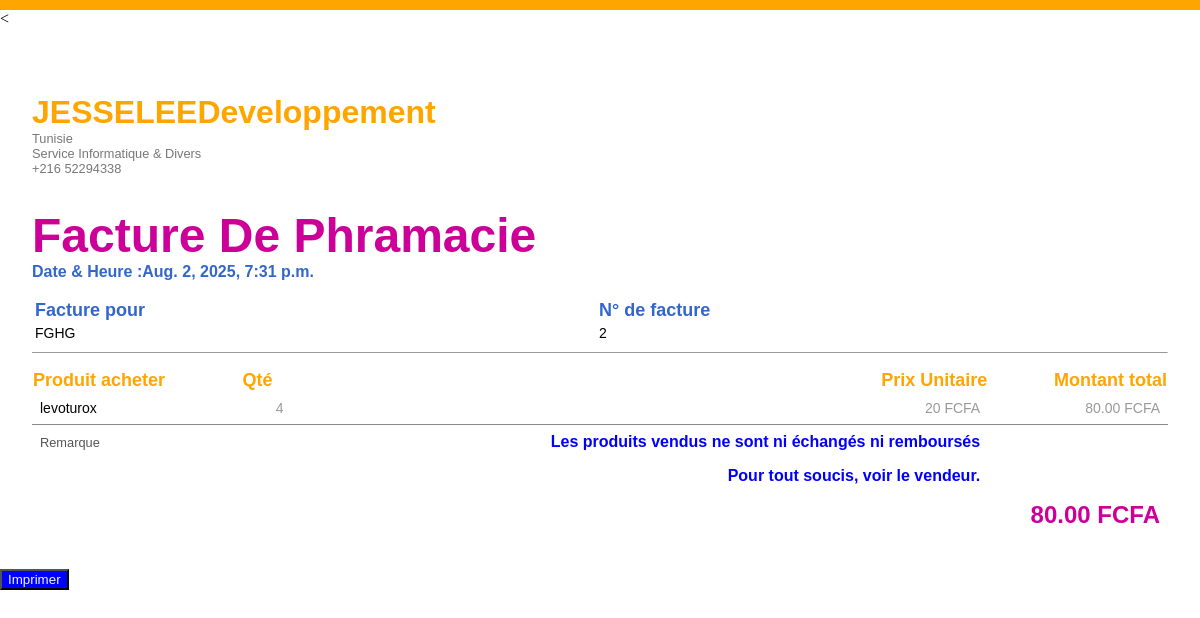
/produits/facture/2/ (signed in), run on the app's committed database.
### Produits/models.py (models this page shows, shortened)
class Vente(models.Model):
    produit = models.ForeignKey(Produit, on_delete=models.CASCADE, )
    quantite = models.PositiveBigIntegerField(default=0)
    date_vente = models.DateTimeField(auto_now_add=True)
    customer = models.CharField(max_length=100, blank=True, null=True)
    total_amount = models.DecimalField(max_digits=10, decimal_places=2, default=0.00)
    class Meta:
        ordering = ['date_vente']

class Produit(models.Model):
    name = models.CharField(max_length=100, unique=True)
    categorie = models.ForeignKey(categorie, on_delete=models.CASCADE, related_name='produits')
    price = models.IntegerField()
    quantite = models.PositiveBigIntegerField(default=0)
    description = models.TextField(blank=True, null=True)
    date_ajout = models.DateTimeField(auto_now_add=True)
    date_expiration = models.DateField(blank=True, null=True)
    image = models.ImageField(upload_to='media/', blank=True, null=True)
    class Meta:
        ordering = ['date_ajout']
    def __str__(self):
        return self.name

### Produits/views.py (the view)
# urls.py: path('facture/<int:sale_id>/', Facture, name='facture'),
@login_required(login_url='login')
def Facture(request, sale_id):
    vente = get_object_or_404(Vente, pk=sale_id)
    customer_name = vente.customer
    quantite = vente.quantite
    total_amount = vente.total_amount
    produit = vente.produit
    sale_date = vente.date_vente
    context = {
        'sale': vente,
        'customer': customer_name,
        'quantite': quantite,
        'total_amount': total_amount,
        'id': vente.id,
        'prix_unitaire': produit.price,
        'produit': produit,
        'sale_date': sale_date,
    }
    return render(request, 'facture-client.html', context)

### Produits/templates/facture-client.html (shortened to what this page needs)
{% load static %}
<!DOCTYPE html>
<html lang="en">
<head>
  <link rel="stylesheet" href="{% static 'styleFacture.css' %}">
</head>
<body>
  <
  <main>
    <h1>JESSELEEDeveloppement</h1>
    <p>Tunisie</p>
    <p>Service Informatique & Divers</p>
    <p>+216 52294338</p>
    <h2>Facture De Phramacie</h2>
    <p><time>Date & Heure :{{sale_date}} </time></p>
    <table class="client">
      <tr>
        <th>Facture pour</th>
        <th>N° de facture</th>
      </tr>
      <tr>
        <td>{{customer}}</td>
        <td>{{id}}</td>
      </tr>
    </table>
    <hr size="1">
    <table class="description">
      <tbody>
        <tr>
          <th>Produit acheter </th>
          <th>Qté</th>
          <th>Prix Unitaire</th>
          <th>Montant total</th>
        </tr>
        <tr>
          <td>{{produit}}</td>
          <td> {{quantite}}</td>
          <td> {{prix_unitaire}} FCFA</td>
          <td>{{total_amount}} FCFA</td>
        </tr>
      </tbody>
        <tfoot>
          <tr>
            <td colspan="2">Remarque</td>
            <td>Les produits vendus ne sont ni échangés ni remboursés </td>
          </tr>
          <tr>
            <td colspan="3">Pour tout soucis, voir le vendeur.</td>
          </tr>
          <tr>
            <td colspan="4">{{total_amount}} FCFA</td>
          </tr>
        </tfoot>
      </table>
  </main>
  <button id="print-button" style="background-color: blue; color: aliceblue;">Imprimer</button>
</body>
</html>

### Produits/templates/styleFacture.css (style rules this page uses)
body { margin:0; border-top: 10px solid orange; }
main { margin: 2rem; }
h1 { color: orange; margin: 0; margin-top: 1rem; font-family: "Helvetica", Helvetica, Arial, sans-serif; }
h2 { margin:0; margin-top: 2rem; color: #cc0099; font-size: 3rem; font-family: "Helvetica", Helvetica, Arial, sans-serif; }
p { font-size: 0.8rem; color: #777; margin:0; font-family: "Helvetica", Helvetica, Arial, sans-serif; }
time { margin:0; margin-left: 0; font-size:1rem; font-weight: 600; color: #3366cc; }
.client th { font-size: 18px; color: #3366cc; font-family: "Helvetica", Helvetica, Arial, sans-serif; }
.description th { font-size: 18px; color: orange; font-family: "Helvetica", Helvetica, Arial, sans-serif; }
td { border: 0px solid red; }
.client td { border: 0px; font-size: 14px; }
table { font-family: "Helvetica", Helvetica, Arial, sans-serif; margin-top: 1rem; width: 100%; }
th { font-size: 1.rem; }
.description tr:nth-child(odd):not(:first-child) { background-color: #eee; }
.client th:nth-child(2) { text-align: left; }
.client th:nth-child(1) { text-align: left; }
.description { font-size: 14px; border-collapse: collapse; }
.description td { padding:0.5rem; color: #999; }
.description td:first-child { color: black; }
.description tfoot td:first-child { background-color: white; }
.description td:nth-child(1) { text-align: left; }
.description td:nth-child(2) { text-align: right; }
.description td:nth-child(3) { text-align: right; }
.description td:nth-child(4) { text-align: right; }
.description th:nth-child(1) { text-align: left; }
.description th:nth-child(2) { text-align: left; }
.description th:nth-child(3) { text-align: right; }
.description th:nth-child(4) { text-align: right; }
tfoot { font-size: 10px; }
tfoot tr:first-child td:first-child { color: #555; font-size:0.8rem; }
tfoot tr:first-child td:last-child { font-size: 1rem; color: black; font-weight: 600; }
tfoot tr:first-child td:nth-child(2) { font-size: 1rem; color: blue; font-weight: 600; }
tfoot tr:nth-child(2) td:nth-child(1) { font-size: 1rem; text-align: right; color: blue; font-weight: 600; }
tfoot tr:last-child td:last-child { text-align: right; font-size: 1.5rem; font-weight: 600; margin:0; color: #cc0099; font-family: "Helvetica", Helvetica, Arial, sans-serif; }
tbody { border-bottom: 1px solid #888; }

### data on the page
Vente: date_vente "Aug. 2, 2025, 7:31 p.m.", customer "FGHG", total_amount "80.00"
Produit: name "levoturox"

### other printed values
{{ id }} "2"
{{ quantite }} "4"
{{ prix_unitaire }} "20"
